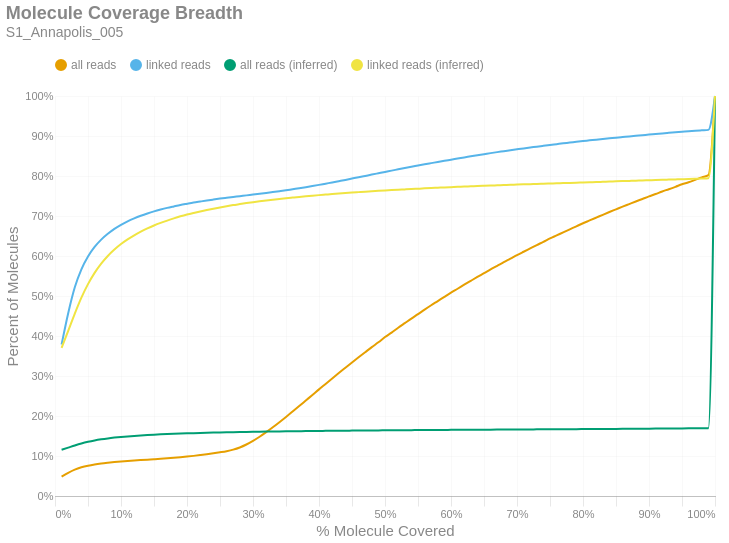

Write notebook code for a chart like this one.
### Markdown cell above
### Molecule Read Coverage
This chart shows molecule coverage breadth as computed by the number of bases aligned to that molecule. In other words, "*how much of each unique long molecule is actually sequenced/aligned?*" Keep in mind there is a distinction between sequences and alignments, since some sequences belonging to a particular molecule may not align well and wouldn't appear in the alignment data. This chart also shows molecule coverage breadth as computed by the *inferred fragment* from which the aligned sequences originate. Unlike read coverage, this calculation takes into account the total insert size, including unsequenced gaps between the forward and reverse reads. Like the previous figures, these are cumulative percents.

### Code cell
if SKIPLR:
    print_html(f"Skipped")
else:
    binned_df = consolidated_hist(valids['coverage_bp'], mask, 0.01, True)
    binned_df_inf = consolidated_hist(valids['coverage_inserts'], mask, 0.01, True)
    binned_df = binned_df.with_columns(pl.lit(binned_df_inf['all reads (cumsum)']).alias('all reads (inferred)'))
    binned_df = binned_df.with_columns(pl.lit(binned_df_inf['linked reads (cumsum)']).alias('linked reads (inferred)'))
    binned_df = binned_df.with_columns(
        (pl.col('bin').cast(pl.Float64) + 0.01).alias('right_edge')
    )

    with SafeRender(binned_df):
        (
            density_plot(binned_df, 'Molecule Coverage Breadth', samplename, 'molcov', ['all reads (inferred)','linked reads (inferred)'])
            .encode(
                #x=alt.X('bin:Q', title="% Molecule Covered").axis(format = '%').scale(padding=0),
                x=alt.X('right_edge:Q', title="% Molecule Covered").axis(format='%').scale(padding=0),
                y=alt.Y('value:Q', title='Percent of Molecules')
                    .axis(format='%')
                    .stack(False)
                    .scale(domainMin=0, padding=0),
                color=alt.Color("key:N").scale(domain = ["all reads", "linked reads", "all reads (inferred)", "linked reads (inferred)"]),
                tooltip = [
                    alt.Tooltip("key:N", title = "Data Type"),
                    alt.Tooltip("range_label:N", title="% Molecule Covered"),
                    alt.Tooltip("value:Q", format = ".2%", title="% Molecules")
                ]
            )
        ).display()

### Figure 1 — Vega-Lite specification as saved in the notebook (floating-point values rounded to 4 significant figures)
{"width": "container", "height": 400, "config": {"title": {"anchor": "start", "dy": -15, "fontSize": 18, "color": "#888888", "subtitleColor": "#888888", "subtitleFontSize": 14}, "arc": {"fill": "#0072B2"}, "axis": {"domainColor": "#888888", "domainWidth": 0.5, "gridWidth": 0.2, "grid": false, "titleFontWeight": 400, "titleFontSize": 15, "labelFontSize": 11, "labelColor": "#888888", "tickColor": "#888888", "tickWidth": 0.2, "titleColor": "#888888"}, "axisBand": {"grid": false}, "axisX": {"grid": true, "tickSize": 10, "domainCap": "round"}, "axisY": {"domain": false, "grid": true, "tickSize": 0, "domainCap": "round"}, "background": "transparent", "header": {"labelFontSize": 15, "labelColor": "#888888", "titleFontSize": 15, "titleFontWeight": 600, "titleColor": "#888888"}, "legend": {"labelFont": "sans-serif", "labelFontSize": 12, "labelColor": "#888888", "symbolSize": 100, "symbolType": "circle", "titleFontSize": 12, "titlePadding": 10, "titleColor": "#888888", "title": null, "orient": "top"}, "range": {"category": ["#E69F00", "#56B4E9", "#009E73", "#F0E442", "#0072B2", "#D55E00", "#CC79A7", "#000000"], "diverging": ["#cfe8f3", "#a2d4ec", "#73bfe2", "#46abdb", "#1696d2", "#12719e"]}, "area": {"fill": "#0072B2", "fillOpacity": 0.7, "line": true, "strokeOpacity": 0.7}, "line": {"color": "#0072B2", "stroke": "#0072B2", "strokeWidth": 2}, "trail": {"color": "#0072B2", "stroke": "#0072B2", "strokeWidth": 0, "size": 1}, "point": {"filled": true, "fillOpacity": 1.0, "size": 95}, "text": {"color": "#888888", "fontSize": 11, "align": "right", "fontWeight": 400, "size": 11}, "bar": {"fill": "#0072B2", "stroke": null}, "view": {"stroke": null, "continuousWidth": 660, "continuousHeight": 400}}, "data": {"name": "data-d1556f20fbf93c5466988aae240397ab"}, "mark": {"type": "line", "interpolate": "monotone", "point": {"opacity": 0, "size": 275}}, "encoding": {"color": {"field": "key", "scale": {"domain": ["all reads", "linked reads", "all reads (inferred)", "linked reads (inferred)"]}, "type": "nominal"}, "tooltip": [{"field": "key", "title": "Data Type", "type": "nominal"}, {"field": "range_label", "title": "% Molecule Covered", "type": "nominal"}, {"field": "value", "format": ".2%", "title": "% Molecules", "type": "quantitative"}], "x": {"axis": {"format": "%"}, "field": "right_edge", "scale": {"padding": 0}, "title": "% Molecule Covered", "type": "quantitative"}, "y": {"axis": {"format": "%"}, "field": "value", "scale": {"domainMin": 0, "padding": 0}, "stack": false, "title": "Percent of Molecules", "type": "quantitative"}}, "params": [{"name": "param_c36ac31b6afebe62", "select": {"type": "point", "fields": ["key"]}, "bind": "legend"}], "title": {"text": "Molecule Coverage Breadth", "subtitle": "S1_Annapolis_005"}, "transform": [{"fold": ["all reads (cumsum)", "linked reads (cumsum)", "all reads (inferred)", "linked reads (inferred)"]}, {"calculate": "replace(datum.key, ' (cumsum)', '')", "as": "key"}, {"filter": {"param": "param_c36ac31b6afebe62"}}], "usermeta": {"embedOptions": {"downloadFileName": "S1_Annapolis_005.molcov"}}, "$schema": "https://vega.github.io/schema/vega-lite/v6.1.0.json", "datasets": {"data-d1556f20fbf93c5466988aae240397ab": [{"bin": "0.0", "interval": "0.0-0.01", "all reads": 0.0482, "linked reads": 0.3787, "all reads (cumsum)": 0.0482, "linked reads (cumsum)": 0.3787, "range_label": "0.0-0.01", "all reads (inferred)": 0.1156, "linked reads (inferred)": 0.3701, "right_edge": 0.01}, {"bin": "0.01", "interval": "0.01-0.02", "all reads": 0.009809, "linked reads": 0.07826, "all reads (cumsum)": 0.05801, "linked reads (cumsum)": 0.457, "range_label": "0.01-0.02", "all reads (inferred)": 0.121, "linked reads (inferred)": 0.4126, "right_edge": 0.02}, {"bin": "0.02", "interval": "0.02-0.03", "all reads": 0.008094, "linked reads": 0.06473, "all reads (cumsum)": 0.06611, "linked reads (cumsum)": 0.5217, "range_label": "0.02-0.03", "all reads (inferred)": 0.1264, "linked reads (inferred)": 0.4561, "right_edge": 0.03}, {"bin": "0.03", "interval": "0.03-0.04", "all reads": 0.005679, "linked reads": 0.0449, "all reads (cumsum)": 0.07178, "linked reads (cumsum)": 0.5666, "range_label": "0.03-0.04", "all reads (inferred)": 0.1313, "linked reads (inferred)": 0.496, "right_edge": 0.04}, {"bin": "0.04", "interval": "0.04-0.05", "all reads": 0.004091, "linked reads": 0.03224, "all reads (cumsum)": 0.07588, "linked reads (cumsum)": 0.5989, "range_label": "0.04-0.05", "all reads (inferred)": 0.1354, "linked reads (inferred)": 0.5297, "right_edge": 0.05}, {"bin": "0.05", "interval": "0.05-0.06", "all reads": 0.003074, "linked reads": 0.02378, "all reads (cumsum)": 0.07895, "linked reads (cumsum)": 0.6226, "range_label": "0.05-0.06", "all reads (inferred)": 0.1389, "linked reads (inferred)": 0.5579, "right_edge": 0.06}, {"bin": "0.06", "interval": "0.06-0.07", "all reads": 0.002393, "linked reads": 0.01831, "all reads (cumsum)": 0.08134, "linked reads (cumsum)": 0.641, "range_label": "0.06-0.07", "all reads (inferred)": 0.1417, "linked reads (inferred)": 0.581, "right_edge": 0.07}, {"bin": "0.07", "interval": "0.07-0.08", "all reads": 0.001921, "linked reads": 0.01445, "all reads (cumsum)": 0.08326, "linked reads (cumsum)": 0.6554, "range_label": "0.07-0.08", "all reads (inferred)": 0.144, "linked reads (inferred)": 0.6001, "right_edge": 0.08}, {"bin": "0.08", "interval": "0.08-0.09", "all reads": 0.001697, "linked reads": 0.01246, "all reads (cumsum)": 0.08496, "linked reads (cumsum)": 0.6679, "range_label": "0.08-0.09", "all reads (inferred)": 0.146, "linked reads (inferred)": 0.6161, "right_edge": 0.09}, {"bin": "0.09", "interval": "0.09-0.1", "all reads": 0.001447, "linked reads": 0.01016, "all reads (cumsum)": 0.08641, "linked reads (cumsum)": 0.678, "range_label": "0.09-0.1", "all reads (inferred)": 0.1476, "linked reads (inferred)": 0.6299, "right_edge": 0.1}, {"bin": "0.1", "interval": "0.1-0.11", "all reads": 0.001297, "linked reads": 0.00875, "all reads (cumsum)": 0.0877, "linked reads (cumsum)": 0.6868, "range_label": "0.1-0.11", "all reads (inferred)": 0.149, "linked reads (inferred)": 0.6415, "right_edge": 0.11}, {"bin": "0.11", "interval": "0.11-0.12", "all reads": 0.001138, "linked reads": 0.007402, "all reads (cumsum)": 0.08884, "linked reads (cumsum)": 0.6942, "range_label": "0.11-0.12", "all reads (inferred)": 0.1503, "linked reads (inferred)": 0.6517, "right_edge": 0.12}, {"bin": "0.12", "interval": "0.12-0.13", "all reads": 0.001046, "linked reads": 0.006505, "all reads (cumsum)": 0.08989, "linked reads (cumsum)": 0.7007, "range_label": "0.12-0.13", "all reads (inferred)": 0.1514, "linked reads (inferred)": 0.6607, "right_edge": 0.13}, {"bin": "0.13", "interval": "0.13-0.14", "all reads": 0.00101, "linked reads": 0.005756, "all reads (cumsum)": 0.0909, "linked reads (cumsum)": 0.7064, "range_label": "0.13-0.14", "all reads (inferred)": 0.1524, "linked reads (inferred)": 0.6689, "right_edge": 0.14}, {"bin": "0.14", "interval": "0.14-0.15", "all reads": 0.0009871, "linked reads": 0.005165, "all reads (cumsum)": 0.09188, "linked reads (cumsum)": 0.7116, "range_label": "0.14-0.15", "all reads (inferred)": 0.1533, "linked reads (inferred)": 0.6762, "right_edge": 0.15}, {"bin": "0.15", "interval": "0.15-0.16", "all reads": 0.001036, "linked reads": 0.004535, "all reads (cumsum)": 0.09292, "linked reads (cumsum)": 0.7161, "range_label": "0.15-0.16", "all reads (inferred)": 0.1541, "linked reads (inferred)": 0.6827, "right_edge": 0.16}, {"bin": "0.16", "interval": "0.16-0.17", "all reads": 0.001176, "linked reads": 0.004129, "all reads (cumsum)": 0.0941, "linked reads (cumsum)": 0.7203, "range_label": "0.16-0.17", "all reads (inferred)": 0.1548, "linked reads (inferred)": 0.6886, "right_edge": 0.17}, {"bin": "0.17", "interval": "0.17-0.18", "all reads": 0.001321, "linked reads": 0.003684, "all reads (cumsum)": 0.09542, "linked reads (cumsum)": 0.7239, "range_label": "0.17-0.18", "all reads (inferred)": 0.1555, "linked reads (inferred)": 0.6941, "right_edge": 0.18}, {"bin": "0.18", "interval": "0.18-0.19", "all reads": 0.001492, "linked reads": 0.003578, "all reads (cumsum)": 0.09691, "linked reads (cumsum)": 0.7275, "range_label": "0.18-0.19", "all reads (inferred)": 0.1561, "linked reads (inferred)": 0.6992, "right_edge": 0.19}, {"bin": "0.19", "interval": "0.19-0.2", "all reads": 0.001615, "linked reads": 0.00307, "all reads (cumsum)": 0.09852, "linked reads (cumsum)": 0.7306, "range_label": "0.19-0.2", "all reads (inferred)": 0.1566, "linked reads (inferred)": 0.7037, "right_edge": 0.2}, {"bin": "0.2", "interval": "0.2-0.21", "all reads": 0.001778, "linked reads": 0.002971, "all reads (cumsum)": 0.1003, "linked reads (cumsum)": 0.7336, "range_label": "0.2-0.21", "all reads (inferred)": 0.1571, "linked reads (inferred)": 0.7077, "right_edge": 0.21}, {"bin": "0.21", "interval": "0.21-0.22", "all reads": 0.001947, "linked reads": 0.002611, "all reads (cumsum)": 0.1022, "linked reads (cumsum)": 0.7362, "range_label": "0.21-0.22", "all reads (inferred)": 0.1576, "linked reads (inferred)": 0.7115, "right_edge": 0.22}, {"bin": "0.22", "interval": "0.22-0.23", "all reads": 0.002066, "linked reads": 0.002561, "all reads (cumsum)": 0.1043, "linked reads (cumsum)": 0.7387, "range_label": "0.22-0.23", "all reads (inferred)": 0.158, "linked reads (inferred)": 0.715, "right_edge": 0.23}, {"bin": "0.23", "interval": "0.23-0.24", "all reads": 0.002333, "linked reads": 0.002422, "all reads (cumsum)": 0.1066, "linked reads (cumsum)": 0.7412, "range_label": "0.23-0.24", "all reads (inferred)": 0.1584, "linked reads (inferred)": 0.7183, "right_edge": 0.24}, {"bin": "0.24", "interval": "0.24-0.25", "all reads": 0.002582, "linked reads": 0.002367, "all reads (cumsum)": 0.1092, "linked reads (cumsum)": 0.7435, "range_label": "0.24-0.25", "all reads (inferred)": 0.1588, "linked reads (inferred)": 0.7215, "right_edge": 0.25}, {"bin": "0.25", "interval": "0.25-0.26", "all reads": 0.002874, "linked reads": 0.002089, "all reads (cumsum)": 0.1121, "linked reads (cumsum)": 0.7456, "range_label": "0.25-0.26", "all reads (inferred)": 0.1592, "linked reads (inferred)": 0.7245, "right_edge": 0.26}, {"bin": "0.26", "interval": "0.26-0.27", "all reads": 0.003819, "linked reads": 0.002016, "all reads (cumsum)": 0.1159, "linked reads (cumsum)": 0.7476, "range_label": "0.26-0.27", "all reads (inferred)": 0.1596, "linked reads (inferred)": 0.7273, "right_edge": 0.27}, {"bin": "0.27", "interval": "0.27-0.28", "all reads": 0.005413, "linked reads": 0.00193, "all reads (cumsum)": 0.1213, "linked reads (cumsum)": 0.7496, "range_label": "0.27-0.28", "all reads (inferred)": 0.1599, "linked reads (inferred)": 0.7298, "right_edge": 0.28}, {"bin": "0.28", "interval": "0.28-0.29", "all reads": 0.007402, "linked reads": 0.00202, "all reads (cumsum)": 0.1287, "linked reads (cumsum)": 0.7516, "range_label": "0.28-0.29", "all reads (inferred)": 0.1602, "linked reads (inferred)": 0.7322, "right_edge": 0.29}, {"bin": "0.29", "interval": "0.29-0.3", "all reads": 0.009073, "linked reads": 0.001887, "all reads (cumsum)": 0.1378, "linked reads (cumsum)": 0.7535, "range_label": "0.29-0.3", "all reads (inferred)": 0.1605, "linked reads (inferred)": 0.7346, "right_edge": 0.3}, {"bin": "0.3", "interval": "0.3-0.31", "all reads": 0.01031, "linked reads": 0.00201, "all reads (cumsum)": 0.1481, "linked reads (cumsum)": 0.7555, "range_label": "0.3-0.31", "all reads (inferred)": 0.1607, "linked reads (inferred)": 0.7367, "right_edge": 0.31}, {"bin": "0.31", "interval": "0.31-0.32", "all reads": 0.01142, "linked reads": 0.002093, "all reads (cumsum)": 0.1595, "linked reads (cumsum)": 0.7576, "range_label": "0.31-0.32", "all reads (inferred)": 0.161, "linked reads (inferred)": 0.7388, "right_edge": 0.32}, {"bin": "0.32", "interval": "0.32-0.33", "all reads": 0.01227, "linked reads": 0.002226, "all reads (cumsum)": 0.1718, "linked reads (cumsum)": 0.7598, "range_label": "0.32-0.33", "all reads (inferred)": 0.1612, "linked reads (inferred)": 0.7407, "right_edge": 0.33}, {"bin": "0.33", "interval": "0.33-0.34", "all reads": 0.01276, "linked reads": 0.002259, "all reads (cumsum)": 0.1846, "linked reads (cumsum)": 0.7621, "range_label": "0.33-0.34", "all reads (inferred)": 0.1614, "linked reads (inferred)": 0.7425, "right_edge": 0.34}, {"bin": "0.34", "interval": "0.34-0.35", "all reads": 0.01314, "linked reads": 0.002322, "all reads (cumsum)": 0.1977, "linked reads (cumsum)": 0.7644, "range_label": "0.34-0.35", "all reads (inferred)": 0.1617, "linked reads (inferred)": 0.7443, "right_edge": 0.35}, {"bin": "0.35", "interval": "0.35-0.36", "all reads": 0.0135, "linked reads": 0.002548, "all reads (cumsum)": 0.2112, "linked reads (cumsum)": 0.7669, "range_label": "0.35-0.36", "all reads (inferred)": 0.1619, "linked reads (inferred)": 0.746, "right_edge": 0.36}, {"bin": "0.36", "interval": "0.36-0.37", "all reads": 0.01363, "linked reads": 0.002484, "all reads (cumsum)": 0.2248, "linked reads (cumsum)": 0.7694, "range_label": "0.36-0.37", "all reads (inferred)": 0.1621, "linked reads (inferred)": 0.7477, "right_edge": 0.37}, {"bin": "0.37", "interval": "0.37-0.38", "all reads": 0.01386, "linked reads": 0.00264, "all reads (cumsum)": 0.2387, "linked reads (cumsum)": 0.772, "range_label": "0.37-0.38", "all reads (inferred)": 0.1623, "linked reads (inferred)": 0.7493, "right_edge": 0.38}, {"bin": "0.38", "interval": "0.38-0.39", "all reads": 0.01382, "linked reads": 0.002781, "all reads (cumsum)": 0.2525, "linked reads (cumsum)": 0.7748, "range_label": "0.38-0.39", "all reads (inferred)": 0.1625, "linked reads (inferred)": 0.7508, "right_edge": 0.39}, {"bin": "0.39", "interval": "0.39-0.4", "all reads": 0.01404, "linked reads": 0.002946, "all reads (cumsum)": 0.2666, "linked reads (cumsum)": 0.7778, "range_label": "0.39-0.4", "all reads (inferred)": 0.1627, "linked reads (inferred)": 0.7522, "right_edge": 0.4}, {"bin": "0.4", "interval": "0.4-0.41", "all reads": 0.01362, "linked reads": 0.003085, "all reads (cumsum)": 0.2802, "linked reads (cumsum)": 0.7809, "range_label": "0.4-0.41", "all reads (inferred)": 0.1628, "linked reads (inferred)": 0.7535, "right_edge": 0.41}, {"bin": "0.41", "interval": "0.41-0.42", "all reads": 0.01364, "linked reads": 0.003033, "all reads (cumsum)": 0.2938, "linked reads (cumsum)": 0.7839, "range_label": "0.41-0.42", "all reads (inferred)": 0.163, "linked reads (inferred)": 0.7548, "right_edge": 0.42}, {"bin": "0.42", "interval": "0.42-0.43", "all reads": 0.01347, "linked reads": 0.003133, "all reads (cumsum)": 0.3073, "linked reads (cumsum)": 0.787, "range_label": "0.42-0.43", "all reads (inferred)": 0.1632, "linked reads (inferred)": 0.756, "right_edge": 0.43}, {"bin": "0.43", "interval": "0.43-0.44", "all reads": 0.01332, "linked reads": 0.00316, "all reads (cumsum)": 0.3206, "linked reads (cumsum)": 0.7902, "range_label": "0.43-0.44", "all reads (inferred)": 0.1633, "linked reads (inferred)": 0.7573, "right_edge": 0.44}, {"bin": "0.44", "interval": "0.44-0.45", "all reads": 0.01328, "linked reads": 0.003395, "all reads (cumsum)": 0.3339, "linked reads (cumsum)": 0.7936, "range_label": "0.44-0.45", "all reads (inferred)": 0.1635, "linked reads (inferred)": 0.7586, "right_edge": 0.45}, {"bin": "0.45", "interval": "0.45-0.46", "all reads": 0.01291, "linked reads": 0.003401, "all reads (cumsum)": 0.3468, "linked reads (cumsum)": 0.797, "range_label": "0.45-0.46", "all reads (inferred)": 0.1636, "linked reads (inferred)": 0.7597, "right_edge": 0.46}, {"bin": "0.46", "interval": "0.46-0.47", "all reads": 0.01272, "linked reads": 0.003266, "all reads (cumsum)": 0.3595, "linked reads (cumsum)": 0.8002, "range_label": "0.46-0.47", "all reads (inferred)": 0.1638, "linked reads (inferred)": 0.7608, "right_edge": 0.47}, {"bin": "0.47", "interval": "0.47-0.48", "all reads": 0.01267, "linked reads": 0.003237, "all reads (cumsum)": 0.3722, "linked reads (cumsum)": 0.8035, "range_label": "0.47-0.48", "all reads (inferred)": 0.1639, "linked reads (inferred)": 0.7618, "right_edge": 0.48}, {"bin": "0.48", "interval": "0.48-0.49", "all reads": 0.01199, "linked reads": 0.00337, "all reads (cumsum)": 0.3842, "linked reads (cumsum)": 0.8069, "range_label": "0.48-0.49", "all reads (inferred)": 0.164, "linked reads (inferred)": 0.7629, "right_edge": 0.49}, {"bin": "0.49", "interval": "0.49-0.5", "all reads": 0.01316, "linked reads": 0.003391, "all reads (cumsum)": 0.3973, "linked reads (cumsum)": 0.8102, "range_label": "0.49-0.5", "all reads (inferred)": 0.1642, "linked reads (inferred)": 0.7639, "right_edge": 0.5}, {"bin": "0.5", "interval": "0.5-0.51", "all reads": 0.0111, "linked reads": 0.003166, "all reads (cumsum)": 0.4084, "linked reads (cumsum)": 0.8134, "range_label": "0.5-0.51", "all reads (inferred)": 0.1643, "linked reads (inferred)": 0.7648, "right_edge": 0.51}, {"bin": "0.51", "interval": "0.51-0.52", "all reads": 0.01223, "linked reads": 0.003364, "all reads (cumsum)": 0.4207, "linked reads (cumsum)": 0.8168, "range_label": "0.51-0.52", "all reads (inferred)": 0.1644, "linked reads (inferred)": 0.7656, "right_edge": 0.52}, {"bin": "0.52", "interval": "0.52-0.53", "all reads": 0.01148, "linked reads": 0.003279, "all reads (cumsum)": 0.4322, "linked reads (cumsum)": 0.8201, "range_label": "0.52-0.53", "all reads (inferred)": 0.1645, "linked reads (inferred)": 0.7664, "right_edge": 0.53}, {"bin": "0.53", "interval": "0.53-0.54", "all reads": 0.01146, "linked reads": 0.003118, "all reads (cumsum)": 0.4436, "linked reads (cumsum)": 0.8232, "range_label": "0.53-0.54", "all reads (inferred)": 0.1646, "linked reads (inferred)": 0.7673, "right_edge": 0.54}, {"bin": "0.54", "interval": "0.54-0.55", "all reads": 0.01105, "linked reads": 0.003039, "all reads (cumsum)": 0.4547, "linked reads (cumsum)": 0.8262, "range_label": "0.54-0.55", "all reads (inferred)": 0.1648, "linked reads (inferred)": 0.7682, "right_edge": 0.55}, {"bin": "0.55", "interval": "0.55-0.56", "all reads": 0.01127, "linked reads": 0.003073, "all reads (cumsum)": 0.4659, "linked reads (cumsum)": 0.8293, "range_label": "0.55-0.56", "all reads (inferred)": 0.1649, "linked reads (inferred)": 0.7691, "right_edge": 0.56}, {"bin": "0.56", "interval": "0.56-0.57", "all reads": 0.01088, "linked reads": 0.002915, "all reads (cumsum)": 0.4768, "linked reads (cumsum)": 0.8322, "range_label": "0.56-0.57", "all reads (inferred)": 0.165, "linked reads (inferred)": 0.7699, "right_edge": 0.57}, {"bin": "0.57", "interval": "0.57-0.58", "all reads": 0.01049, "linked reads": 0.002894, "all reads (cumsum)": 0.4873, "linked reads (cumsum)": 0.8351, "range_label": "0.57-0.58", "all reads (inferred)": 0.1651, "linked reads (inferred)": 0.7707, "right_edge": 0.58}, {"bin": "0.58", "interval": "0.58-0.59", "all reads": 0.01057, "linked reads": 0.002942, "all reads (cumsum)": 0.4979, "linked reads (cumsum)": 0.838, "range_label": "0.58-0.59", "all reads (inferred)": 0.1652, "linked reads (inferred)": 0.7714, "right_edge": 0.59}, {"bin": "0.59", "interval": "0.59-0.6", "all reads": 0.0104, "linked reads": 0.002773, "all reads (cumsum)": 0.5083, "linked reads (cumsum)": 0.8408, "range_label": "0.59-0.6", "all reads (inferred)": 0.1653, "linked reads (inferred)": 0.7721, "right_edge": 0.6}, {"bin": "0.6", "interval": "0.6-0.61", "all reads": 0.009858, "linked reads": 0.002842, "all reads (cumsum)": 0.5181, "linked reads (cumsum)": 0.8437, "range_label": "0.6-0.61", "all reads (inferred)": 0.1654, "linked reads (inferred)": 0.7728, "right_edge": 0.61}, {"bin": "0.61", "interval": "0.61-0.62", "all reads": 0.01008, "linked reads": 0.002804, "all reads (cumsum)": 0.5282, "linked reads (cumsum)": 0.8465, "range_label": "0.61-0.62", "all reads (inferred)": 0.1655, "linked reads (inferred)": 0.7736, "right_edge": 0.62}, {"bin": "0.62", "interval": "0.62-0.63", "all reads": 0.009726, "linked reads": 0.002644, "all reads (cumsum)": 0.538, "linked reads (cumsum)": 0.8491, "range_label": "0.62-0.63", "all reads (inferred)": 0.1656, "linked reads (inferred)": 0.7742, "right_edge": 0.63}, {"bin": "0.63", "interval": "0.63-0.64", "all reads": 0.009635, "linked reads": 0.002734, "all reads (cumsum)": 0.5476, "linked reads (cumsum)": 0.8518, "range_label": "0.63-0.64", "all reads (inferred)": 0.1657, "linked reads (inferred)": 0.7749, "right_edge": 0.64}, {"bin": "0.64", "interval": "0.64-0.65", "all reads": 0.00938, "linked reads": 0.002638, "all reads (cumsum)": 0.557, "linked reads (cumsum)": 0.8545, "range_label": "0.64-0.65", "all reads (inferred)": 0.1658, "linked reads (inferred)": 0.7756, "right_edge": 0.65}, {"bin": "0.65", "interval": "0.65-0.66", "all reads": 0.009624, "linked reads": 0.002746, "all reads (cumsum)": 0.5666, "linked reads (cumsum)": 0.8572, "range_label": "0.65-0.66", "all reads (inferred)": 0.1659, "linked reads (inferred)": 0.7762, "right_edge": 0.66}, {"bin": "0.66", "interval": "0.66-0.67", "all reads": 0.008976, "linked reads": 0.002484, "all reads (cumsum)": 0.5756, "linked reads (cumsum)": 0.8597, "range_label": "0.66-0.67", "all reads (inferred)": 0.166, "linked reads (inferred)": 0.7767, "right_edge": 0.67}, {"bin": "0.67", "interval": "0.67-0.68", "all reads": 0.009093, "linked reads": 0.002292, "all reads (cumsum)": 0.5847, "linked reads (cumsum)": 0.862, "range_label": "0.67-0.68", "all reads (inferred)": 0.1661, "linked reads (inferred)": 0.7773, "right_edge": 0.68}, {"bin": "0.68", "interval": "0.68-0.69", "all reads": 0.008686, "linked reads": 0.002369, "all reads (cumsum)": 0.5933, "linked reads (cumsum)": 0.8644, "range_label": "0.68-0.69", "all reads (inferred)": 0.1662, "linked reads (inferred)": 0.7779, "right_edge": 0.69}, {"bin": "0.69", "interval": "0.69-0.7", "all reads": 0.008861, "linked reads": 0.002315, "all reads (cumsum)": 0.6022, "linked reads (cumsum)": 0.8667, "range_label": "0.69-0.7", "all reads (inferred)": 0.1663, "linked reads (inferred)": 0.7785, "right_edge": 0.7}, {"bin": "0.7", "interval": "0.7-0.71", "all reads": 0.008437, "linked reads": 0.002284, "all reads (cumsum)": 0.6106, "linked reads (cumsum)": 0.869, "range_label": "0.7-0.71", "all reads (inferred)": 0.1664, "linked reads (inferred)": 0.7791, "right_edge": 0.71}, {"bin": "0.71", "interval": "0.71-0.72", "all reads": 0.008341, "linked reads": 0.002134, "all reads (cumsum)": 0.619, "linked reads (cumsum)": 0.8711, "range_label": "0.71-0.72", "all reads (inferred)": 0.1665, "linked reads (inferred)": 0.7796, "right_edge": 0.72}, {"bin": "0.72", "interval": "0.72-0.73", "all reads": 0.008375, "linked reads": 0.002299, "all reads (cumsum)": 0.6274, "linked reads (cumsum)": 0.8734, "range_label": "0.72-0.73", "all reads (inferred)": 0.1666, "linked reads (inferred)": 0.7802, "right_edge": 0.73}, {"bin": "0.73", "interval": "0.73-0.74", "all reads": 0.008082, "linked reads": 0.002124, "all reads (cumsum)": 0.6354, "linked reads (cumsum)": 0.8755, "range_label": "0.73-0.74", "all reads (inferred)": 0.1667, "linked reads (inferred)": 0.7807, "right_edge": 0.74}, {"bin": "0.74", "interval": "0.74-0.75", "all reads": 0.008456, "linked reads": 0.00206, "all reads (cumsum)": 0.6439, "linked reads (cumsum)": 0.8776, "range_label": "0.74-0.75", "all reads (inferred)": 0.1668, "linked reads (inferred)": 0.7812, "right_edge": 0.75}, {"bin": "0.75", "interval": "0.75-0.76", "all reads": 0.007619, "linked reads": 0.002008, "all reads (cumsum)": 0.6515, "linked reads (cumsum)": 0.8796, "range_label": "0.75-0.76", "all reads (inferred)": 0.1668, "linked reads (inferred)": 0.7817, "right_edge": 0.76}, {"bin": "0.76", "interval": "0.76-0.77", "all reads": 0.007691, "linked reads": 0.002026, "all reads (cumsum)": 0.6592, "linked reads (cumsum)": 0.8816, "range_label": "0.76-0.77", "all reads (inferred)": 0.1669, "linked reads (inferred)": 0.7822, "right_edge": 0.77}, {"bin": "0.77", "interval": "0.77-0.78", "all reads": 0.007574, "linked reads": 0.001881, "all reads (cumsum)": 0.6668, "linked reads (cumsum)": 0.8835, "range_label": "0.77-0.78", "all reads (inferred)": 0.167, "linked reads (inferred)": 0.7827, "right_edge": 0.78}, {"bin": "0.78", "interval": "0.78-0.79", "all reads": 0.007435, "linked reads": 0.001958, "all reads (cumsum)": 0.6742, "linked reads (cumsum)": 0.8855, "range_label": "0.78-0.79", "all reads (inferred)": 0.1671, "linked reads (inferred)": 0.7833, "right_edge": 0.79}, {"bin": "0.79", "interval": "0.79-0.8", "all reads": 0.007668, "linked reads": 0.001868, "all reads (cumsum)": 0.6819, "linked reads (cumsum)": 0.8873, "range_label": "0.79-0.8", "all reads (inferred)": 0.1672, "linked reads (inferred)": 0.7839, "right_edge": 0.8}, {"bin": "0.8", "interval": "0.8-0.81", "all reads": 0.006978, "linked reads": 0.001766, "all reads (cumsum)": 0.6889, "linked reads (cumsum)": 0.8891, "range_label": "0.8-0.81", "all reads (inferred)": 0.1673, "linked reads (inferred)": 0.7844, "right_edge": 0.81}, {"bin": "0.81", "interval": "0.81-0.82", "all reads": 0.007046, "linked reads": 0.001822, "all reads (cumsum)": 0.6959, "linked reads (cumsum)": 0.8909, "range_label": "0.81-0.82", "all reads (inferred)": 0.1674, "linked reads (inferred)": 0.7849, "right_edge": 0.82}, {"bin": "0.82", "interval": "0.82-0.83", "all reads": 0.00708, "linked reads": 0.001673, "all reads (cumsum)": 0.703, "linked reads (cumsum)": 0.8926, "range_label": "0.82-0.83", "all reads (inferred)": 0.1676, "linked reads (inferred)": 0.7855, "right_edge": 0.83}, {"bin": "0.83", "interval": "0.83-0.84", "all reads": 0.006907, "linked reads": 0.001585, "all reads (cumsum)": 0.7099, "linked reads (cumsum)": 0.8942, "range_label": "0.83-0.84", "all reads (inferred)": 0.1677, "linked reads (inferred)": 0.7861, "right_edge": 0.84}, {"bin": "0.84", "interval": "0.84-0.85", "all reads": 0.006711, "linked reads": 0.001531, "all reads (cumsum)": 0.7166, "linked reads (cumsum)": 0.8957, "range_label": "0.84-0.85", "all reads (inferred)": 0.1678, "linked reads (inferred)": 0.7867, "right_edge": 0.85}, {"bin": "0.85", "interval": "0.85-0.86", "all reads": 0.006699, "linked reads": 0.001627, "all reads (cumsum)": 0.7233, "linked reads (cumsum)": 0.8973, "range_label": "0.85-0.86", "all reads (inferred)": 0.1679, "linked reads (inferred)": 0.7872, "right_edge": 0.86}, {"bin": "0.86", "interval": "0.86-0.87", "all reads": 0.006496, "linked reads": 0.001658, "all reads (cumsum)": 0.7298, "linked reads (cumsum)": 0.899, "range_label": "0.86-0.87", "all reads (inferred)": 0.168, "linked reads (inferred)": 0.7878, "right_edge": 0.87}, {"bin": "0.87", "interval": "0.87-0.88", "all reads": 0.006515, "linked reads": 0.001564, "all reads (cumsum)": 0.7363, "linked reads (cumsum)": 0.9005, "range_label": "0.87-0.88", "all reads (inferred)": 0.1681, "linked reads (inferred)": 0.7883, "right_edge": 0.88}, {"bin": "0.88", "interval": "0.88-0.89", "all reads": 0.006296, "linked reads": 0.001494, "all reads (cumsum)": 0.7426, "linked reads (cumsum)": 0.902, "range_label": "0.88-0.89", "all reads (inferred)": 0.1682, "linked reads (inferred)": 0.7889, "right_edge": 0.89}, {"bin": "0.89", "interval": "0.89-0.9", "all reads": 0.006385, "linked reads": 0.00161, "all reads (cumsum)": 0.749, "linked reads (cumsum)": 0.9037, "range_label": "0.89-0.9", "all reads (inferred)": 0.1683, "linked reads (inferred)": 0.7894, "right_edge": 0.9}, {"bin": "0.9", "interval": "0.9-0.91", "all reads": 0.00587, "linked reads": 0.001381, "all reads (cumsum)": 0.7549, "linked reads (cumsum)": 0.905, "range_label": "0.9-0.91", "all reads (inferred)": 0.1685, "linked reads (inferred)": 0.79, "right_edge": 0.91}, {"bin": "0.91", "interval": "0.91-0.92", "all reads": 0.00649, "linked reads": 0.001515, "all reads (cumsum)": 0.7614, "linked reads (cumsum)": 0.9065, "range_label": "0.91-0.92", "all reads (inferred)": 0.1686, "linked reads (inferred)": 0.7905, "right_edge": 0.92}, {"bin": "0.92", "interval": "0.92-0.93", "all reads": 0.005603, "linked reads": 0.001309, "all reads (cumsum)": 0.767, "linked reads (cumsum)": 0.9079, "range_label": "0.92-0.93", "all reads (inferred)": 0.1687, "linked reads (inferred)": 0.791, "right_edge": 0.93}, {"bin": "0.93", "interval": "0.93-0.94", "all reads": 0.005937, "linked reads": 0.001261, "all reads (cumsum)": 0.7729, "linked reads (cumsum)": 0.9091, "range_label": "0.93-0.94", "all reads (inferred)": 0.1688, "linked reads (inferred)": 0.7915, "right_edge": 0.94}, {"bin": "0.94", "interval": "0.94-0.95", "all reads": 0.006306, "linked reads": 0.0013, "all reads (cumsum)": 0.7792, "linked reads (cumsum)": 0.9104, "range_label": "0.94-0.95", "all reads (inferred)": 0.1689, "linked reads (inferred)": 0.792, "right_edge": 0.95}, {"bin": "0.95", "interval": "0.95-0.96", "all reads": 0.005137, "linked reads": 0.001344, "all reads (cumsum)": 0.7843, "linked reads (cumsum)": 0.9118, "range_label": "0.95-0.96", "all reads (inferred)": 0.1691, "linked reads (inferred)": 0.7925, "right_edge": 0.96}, {"bin": "0.96", "interval": "0.96-0.97", "all reads": 0.005999, "linked reads": 0.00123, "all reads (cumsum)": 0.7903, "linked reads (cumsum)": 0.913, "range_label": "0.96-0.97", "all reads (inferred)": 0.1692, "linked reads (inferred)": 0.7931, "right_edge": 0.97}, {"bin": "0.97", "interval": "0.97-0.98", "all reads": 0.006086, "linked reads": 0.001167, "all reads (cumsum)": 0.7964, "linked reads (cumsum)": 0.9142, "range_label": "0.97-0.98", "all reads (inferred)": 0.1694, "linked reads (inferred)": 0.7938, "right_edge": 0.98}, {"bin": "0.98", "interval": "0.98-0.99", "all reads": 0.005606, "linked reads": 0.001153, "all reads (cumsum)": 0.802, "linked reads (cumsum)": 0.9153, "range_label": "0.98-0.99", "all reads (inferred)": 0.1696, "linked reads (inferred)": 0.7946, "right_edge": 0.99}, {"bin": "0.99", "interval": "0.99-1.0", "all reads": 0.198, "linked reads": 0.08469, "all reads (cumsum)": 1.0, "linked reads (cumsum)": 1.0, "range_label": "0.99-1.0", "all reads (inferred)": 1.0, "linked reads (inferred)": 1.0, "right_edge": 1.0}]}}
